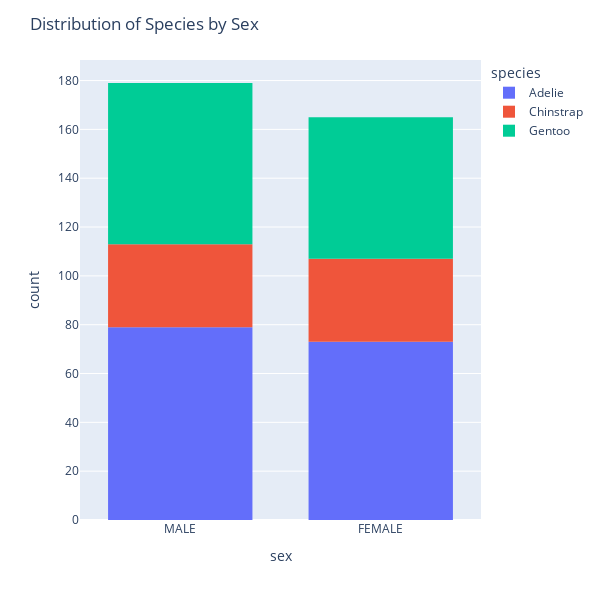

Notebook source saved alongside this figure:
### Markdown cell above
Let's display the distribution of species by sex.

### Code cell
fig = px.histogram(penguins, x="sex", color="species", nbins=50)

fig.update_layout(
    height=600, 
    width=600, 
    title_text="Distribution of Species by Sex",
    xaxis_title_text='sex',
    yaxis_title_text='count',
    bargap=0.2,
    bargroupgap=0.1
)

fig.show()

### Figure 1 — Plotly figure (JSON) as saved in the notebook; plotly's stock layout.template omitted (floating-point values rounded to 4 significant figures; data arrays with more than 128 entries replaced by an {"elided": "..."} marker saying what was removed)
{"data": [{"alignmentgroup": "True", "bingroup": "x", "hovertemplate": "species=Adelie<br>sex=%{x}<br>count=%{y}<extra></extra>", "legendgroup": "Adelie", "marker": {"color": "#636efa", "pattern": {"shape": ""}}, "name": "Adelie", "nbinsx": 50, "offsetgroup": "Adelie", "orientation": "v", "showlegend": true, "type": "histogram", "x": {"elided": "152 str values"}, "xaxis": "x", "yaxis": "y"}, {"alignmentgroup": "True", "bingroup": "x", "hovertemplate": "species=Chinstrap<br>sex=%{x}<br>count=%{y}<extra></extra>", "legendgroup": "Chinstrap", "marker": {"color": "#EF553B", "pattern": {"shape": ""}}, "name": "Chinstrap", "nbinsx": 50, "offsetgroup": "Chinstrap", "orientation": "v", "showlegend": true, "type": "histogram", "x": ["FEMALE", "MALE", "MALE", "FEMALE", "MALE", "FEMALE", "FEMALE", "MALE", "FEMALE", "MALE", "FEMALE", "MALE", "FEMALE", "MALE", "FEMALE", "MALE", "MALE", "FEMALE", "FEMALE", "MALE", "FEMALE", "MALE", "FEMALE", "MALE", "FEMALE", "MALE", "FEMALE", "MALE", "FEMALE", "MALE", "FEMALE", "MALE", "FEMALE", "MALE", "MALE", "FEMALE", "FEMALE", "MALE", "FEMALE", "MALE", "MALE", "FEMALE", "MALE", "FEMALE", "FEMALE", "MALE", "FEMALE", "MALE", "MALE", "FEMALE", "FEMALE", "MALE", "FEMALE", "MALE", "FEMALE", "MALE", "FEMALE", "MALE", "MALE", "FEMALE", "MALE", "FEMALE", "FEMALE", "MALE", "FEMALE", "MALE", "MALE", "FEMALE"], "xaxis": "x", "yaxis": "y"}, {"alignmentgroup": "True", "bingroup": "x", "hovertemplate": "species=Gentoo<br>sex=%{x}<br>count=%{y}<extra></extra>", "legendgroup": "Gentoo", "marker": {"color": "#00cc96", "pattern": {"shape": ""}}, "name": "Gentoo", "nbinsx": 50, "offsetgroup": "Gentoo", "orientation": "v", "showlegend": true, "type": "histogram", "x": ["FEMALE", "MALE", "FEMALE", "MALE", "MALE", "FEMALE", "FEMALE", "MALE", "FEMALE", "MALE", "FEMALE", "MALE", "FEMALE", "MALE", "FEMALE", "MALE", "FEMALE", "MALE", "FEMALE", "MALE", "MALE", "FEMALE", "FEMALE", "MALE", "FEMALE", "MALE", "MALE", "MALE", "FEMALE", "MALE", "MALE", "FEMALE", "FEMALE", "MALE", "FEMALE", "MALE", "FEMALE", "MALE", "FEMALE", "MALE", "FEMALE", "MALE", "FEMALE", "MALE", "MALE", "FEMALE", "FEMALE", "MALE", "FEMALE", "MALE", "FEMALE", "MALE", "FEMALE", "MALE", "FEMALE", "MALE", "FEMALE", "MALE", "FEMALE", "MALE", "FEMALE", "MALE", "FEMALE", "MALE", "FEMALE", "MALE", "MALE", "MALE", "FEMALE", "MALE", "FEMALE", "MALE", "MALE", "FEMALE", "FEMALE", "MALE", "FEMALE", "MALE", "FEMALE", "MALE", "FEMALE", "MALE", "FEMALE", "MALE", "FEMALE", "MALE", "FEMALE", "MALE", "FEMALE", "MALE", "FEMALE", "MALE", "FEMALE", "MALE", "FEMALE", "MALE", "MALE", "FEMALE", "FEMALE", "MALE", "FEMALE", "MALE", "FEMALE", "MALE", "MALE", "MALE", "FEMALE", "MALE", "FEMALE", "MALE", "FEMALE", "MALE", "FEMALE", "MALE", "FEMALE", "MALE", "MALE", "MALE", "FEMALE", "MALE", "FEMALE", "MALE", "FEMALE", "MALE"], "xaxis": "x", "yaxis": "y"}], "layout": {"bargap": 0.2, "bargroupgap": 0.1, "barmode": "relative", "height": 600, "legend": {"title": {"text": "species"}, "tracegroupgap": 0}, "margin": {"t": 60}, "title": {"text": "Distribution of Species by Sex"}, "width": 600, "xaxis": {"anchor": "y", "domain": [0, 1], "title": {"text": "sex"}}, "yaxis": {"anchor": "x", "domain": [0, 1], "title": {"text": "count"}}}}
